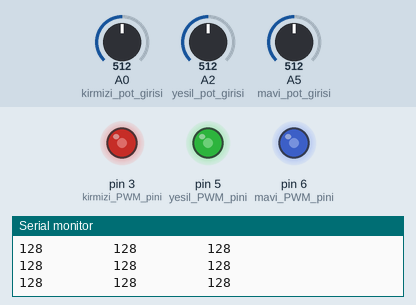
Simulated run of this sketch. Board: Arduino Uno, built with avr-gcc and run on an emulated ATmega328P. Parts: output pins drawn as LEDs (lit = HIGH), the last lines printed to the serial monitor. Inputs (shaded band) come from the test bench; at power-on: A0 (kirmizi_pot_girisi) = 512, A2 (yesil_pot_girisi) = 512, A5 (mavi_pot_girisi) = 512.

Above: at 1.2 s.
1.3 s: A0 (kirmizi_pot_girisi) set to 415
At 1.7 s:
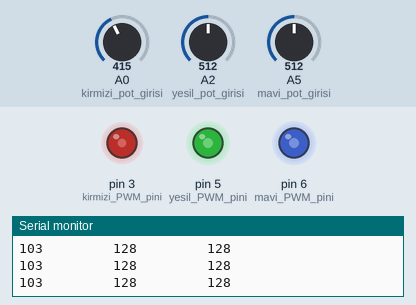
4.3 s: A0 (kirmizi_pot_girisi) set to 384
At 4.7 s:
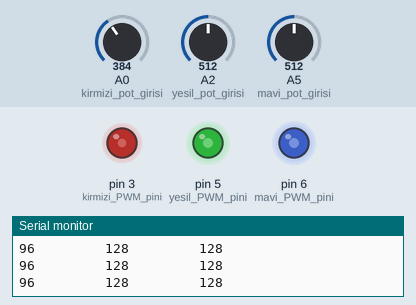
5.8 s: A2 (yesil_pot_girisi) set to 416
At 6.5 s:
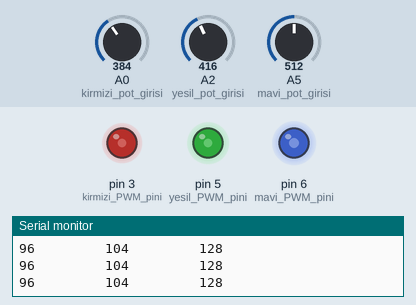
8.8 s: A2 (yesil_pot_girisi) set to 388
At 10.0 s:
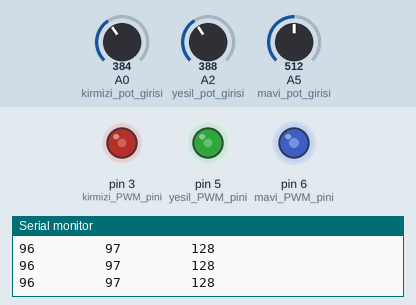
11.8 s: A5 (mavi_pot_girisi) set to 410
At 12.8 s:
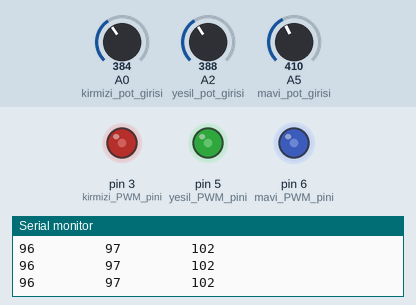
14.8 s: A5 (mavi_pot_girisi) set to 386
At 15.2 s:
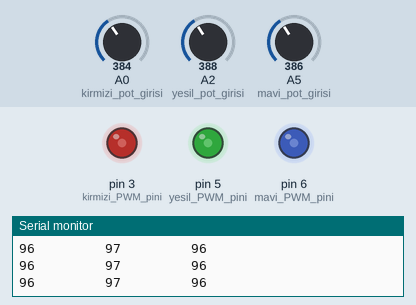
Timing chart, 0 to 17.3 s (numbered marks = the images above; inputs shaded):
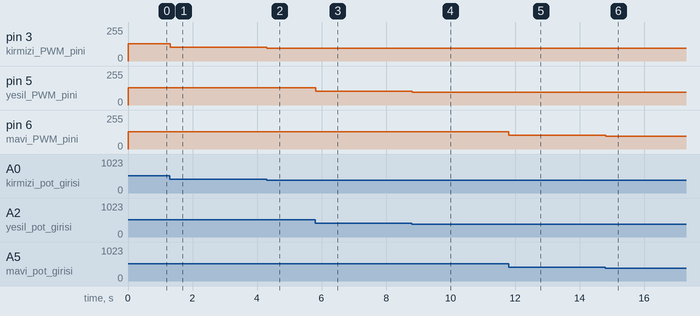

The sketch:

Mikro_adc_pwm_wallWasher_2.ino
```cpp
#define kirmizi_pot_girisi A0
#define yesil_pot_girisi   A2
#define mavi_pot_girisi    A5

#define kirmizi_PWM_pini 3
#define yesil_PWM_pini   5
#define mavi_PWM_pini    6

int kirmizi_renk_degeri= 0;
int yesil_renk_degeri= 0;
int mavi_renk_degeri= 0;

void setup() {
  Serial.begin(9600);
}

void loop() {

  kirmizi_renk_degeri = ( analogRead(kirmizi_pot_girisi) / 4 ) ;
  analogWrite(kirmizi_PWM_pini, kirmizi_renk_degeri);
  delay(5);

  yesil_renk_degeri = ( analogRead(yesil_pot_girisi) / 4 ) ;
  analogWrite(yesil_PWM_pini, yesil_renk_degeri);
  delay(5);

  mavi_renk_degeri = ( analogRead(mavi_pot_girisi) / 4 ) ;
  analogWrite(mavi_PWM_pini, mavi_renk_degeri);
  delay(5);

  Serial.print(kirmizi_renk_degeri);
  Serial.print("         ");
  Serial.print(yesil_renk_degeri);
  Serial.print("         ");
  Serial.println(mavi_renk_degeri);
  delay(10);


}
```

Measured:
- after the input at 1.3 s, pin 3 (kirmizi_PWM_pini): 128/255 → 103/255 at once
- after the input at 4.3 s, pin 3 (kirmizi_PWM_pini): 103/255 → 96/255 at once
- after the input at 5.8 s, pin 5 (yesil_PWM_pini): 128/255 → 104/255 at once
- after the input at 8.8 s, pin 5 (yesil_PWM_pini): 104/255 → 97/255 at once
- after the input at 11.8 s, pin 6 (mavi_PWM_pini): 128/255 → 102/255 at once
- after the input at 14.8 s, pin 6 (mavi_PWM_pini): 102/255 → 96/255 at once
